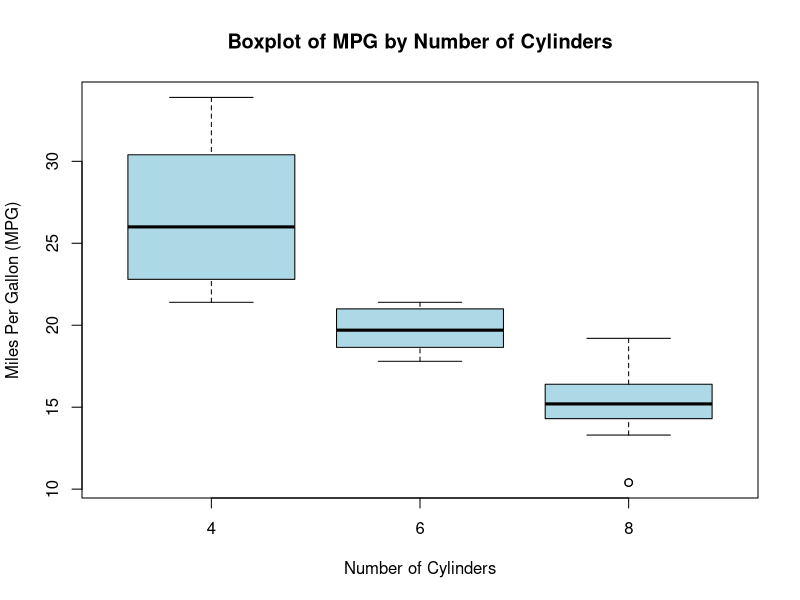

Write R code to recreate this figure.
data(mtcars)
boxplot(mpg ~ cyl, data = mtcars,
        main = "Boxplot of MPG by Number of Cylinders",
        xlab = "Number of Cylinders",
        ylab = "Miles Per Gallon (MPG)",
        col = "lightblue",
        border = "black")
